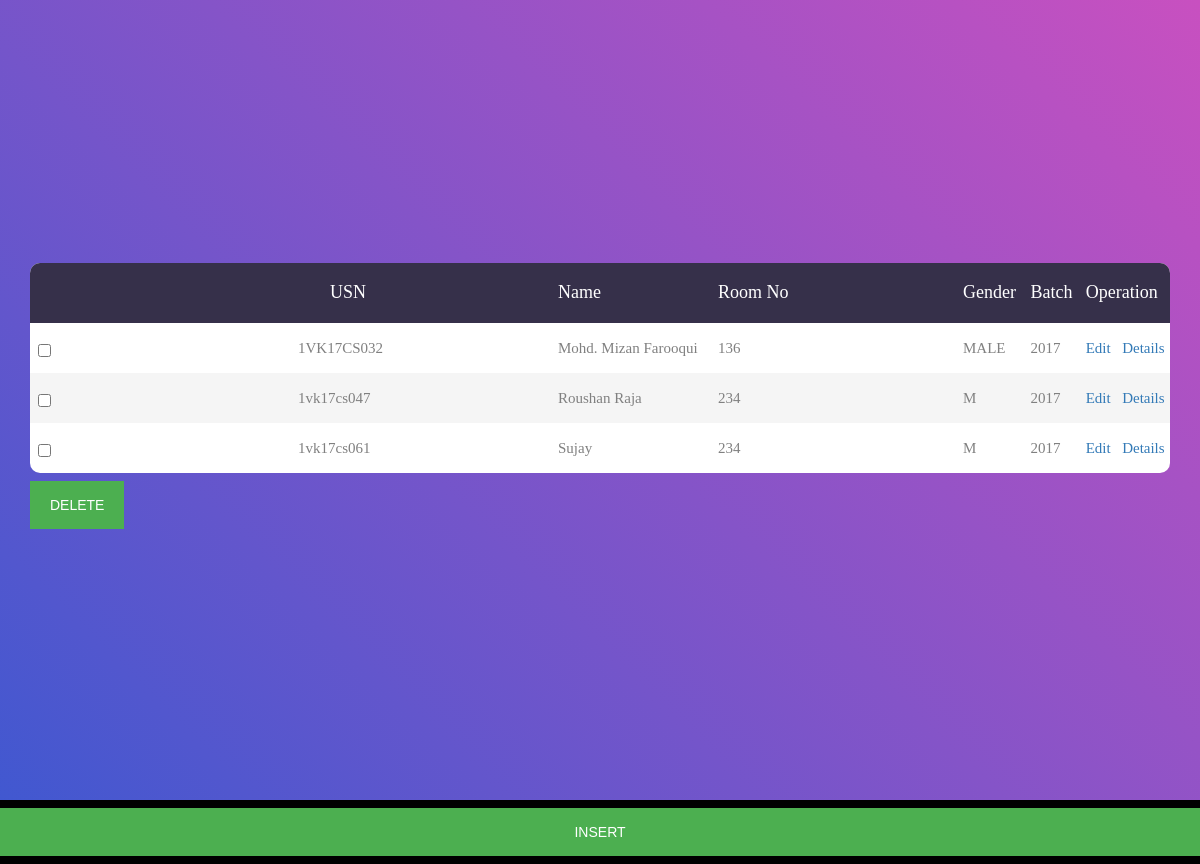
Screenshot of /admin/students.php (signed in) with the database file from the repository.
### tables this page shows
CREATE TABLE `student` (
  `name` varchar(20) NOT NULL,
  `gender` varchar(10) NOT NULL,
  `usn` varchar(10) NOT NULL,
  `hostel_id` varchar(10) DEFAULT NULL,
  `batch` varchar(10) DEFAULT NULL,
  `img_src` varchar(789) NOT NULL,
  `room_no` varchar(10) NOT NULL
);

### admin/students.php (the view, shortened to what this page needs)
<!DOCTYPE html>
<html lang="en">
<head>
	<link rel="stylesheet" type="text/css" href="vendor/bootstrap/css/bootstrap.min.css">
	<link rel="stylesheet" type="text/css" href="../css/util.css">
	<link rel="stylesheet" type="text/css" href="../css/main1.css">
</head>
<body>
<form action="query/emptystudents.php" method="post">
	<div class="limiter">
		<div class="container-table100">
			<div class="wrap-table100">
				<div class="table100">
					<table>
						<thead>
							<tr class="table100-head">
								<th class="column1"></th>
								<th class="column1">USN</th>
								<th class="column2">Name</th>
								<th class="column3">Room No</th>
								<th style="column4">Gender</th>
								<th style="column5">Batch</th>
								<th colspan="2" style="column6">Operation</th>
							</tr>
						</thead>
						<?php require "../connection.php"; ?>
						<?php
						$sql="call getstudent(0)";
						$result=mysqli_query($con,$sql);
						if($result-> num_rows>0)
						{
							while($row = $result-> fetch_assoc())
							{
								echo "<tr>";
                                ?>  <td><input type="checkbox" name="num[]" value="<?php echo $row["usn"];?>"></td> <?php
								echo "<td>" .$row["usn"]."</td>";
								echo "<td>" .$row["name"]."</td>";
								echo "<td>" .$row["room_no"]."</td>";
								echo "<td>" .$row["gender"]."</td>";
								echo "<td>" .$row["batch"] ."</td>";?>
								<td><a href='update.php?usn=<?php echo $row['usn'] ?>'> Edit</a> </td>
								<td><a href='query/details1.php?usn=<?php echo $row['usn'] ?>'>Details</a></td>
							<?php	echo "</tr>";
							}
							echo "</table>";
						}
						else{
							echo "No Messages";
						}
						?>
				</div>
				<div class="inner"><button type="submit">DELETE</button></div>
	</form>
	<div id="outer">
	<form action="insert.php">
	<div><button type="submit">INSERT</button></div>
</form>
  </div>
</body>
</html>

### css/main1.css (style rules this page uses)
* { margin: 0px; padding: 0px; box-sizing: border-box; }
body, html { height: 100%; font-family: sans-serif; }
a { margin: 0px; transition: all 0.4s; -webkit-transition: all 0.4s; -o-transition: all 0.4s; -moz-transition: all 0.4s; }
input { display: block; outline: none; border: none !important; }
button { outline: none !important; border: none; background: transparent; }
.limiter { width: 100%; margin: 0 auto; }
.container-table100 { width: 100%; min-height: 100vh; background: #c850c0; background: -webkit-linear-gradient(45deg, #4158d0, #c850c0); background: -o-linear-gradient(45deg, #4158d0, #c850c0); background: -moz-linear-gradient(45deg, #4158d0, #c850c0); background: linear-gradient(45deg, #4158d0, #c850c0); display: -webkit-box; display: -webkit-flex; display: -moz-box; display: -ms-flexbox; display: flex; align-items: center; justify-content: center; flex-wrap: wrap; padding: 33px 30px; }
.wrap-table100 { width: 1170px; }
table { border-spacing: 1; border-collapse: collapse; background: white; border-radius: 10px; overflow: hidden; width: 100%; margin: 0 auto; position: relative; }
table * { position: relative; }
table td, table th { padding-left: 8px; }
table thead tr { height: 60px; background: #36304a; }
table tbody tr { height: 50px; }
table tbody tr:last-child { border: 0; }
table td, table th { text-align: left; }
.table100-head th { font-family: OpenSans-Regular; font-size: 18px; color: #fff; line-height: 1.2; font-weight: unset; }
tbody tr:nth-child(even) { background-color: #f5f5f5; }
tbody tr { font-family: OpenSans-Regular; font-size: 15px; color: #808080; line-height: 1.2; font-weight: unset; }
.column1 { width: 260px; padding-left: 40px; }
.column2 { width: 160px; }
.column3 { width: 245px; }

### admin/students.php (style rules this page uses)
#outer { width:100%; text-align:center; background-color:black; }
.inner { display:inline-block; }
button { background-color: #4CAF50; color: white; padding: 14px 20px; margin: 8px 0; border: none; cursor: pointer; width: 100%; }

### rows the page displays
student: usn "1VK17CS032", name "Mohd. Mizan Farooqui", room_no "136", gender "MALE", batch "2017"
student: usn "1vk17cs047", name "Roushan Raja", room_no "234", gender "M", batch "2017"
student: usn "1vk17cs061", name "Sujay", room_no "234", gender "M", batch "2017"
